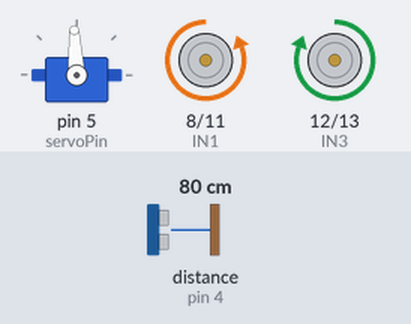
The sketch below on a simulated Arduino Uno, built with avr-gcc and run on an emulated ATmega328P. Shown: servo, motor-driver pin pairs drawn as motors (green arrow = first pin HIGH = forward, orange = second pin HIGH = backward, longer = more drive, scaled by the enable pin). Wiring (inferred from the names in the program): ultrasonic range finder: trigger pin 4; echo pin 4. The test bench sets the inputs (shaded band); at power-on: distance to the obstacle (sensor on pin 4) 80 cm. The echo pulse lasts 58.3 µs per cm; what the sketch prints to the serial monitor is not drawn.

Above: at 1.2 s.
1.3 s: distance to the obstacle (sensor on pin 4) set to 34 cm
2.8 s: distance to the obstacle (sensor on pin 4) set to 27 cm
At 3.5 s:
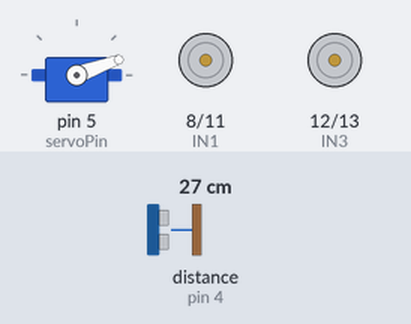
At 4.4 s:
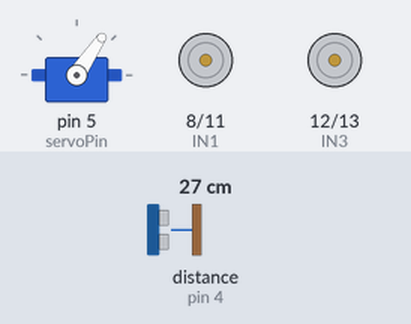
5.8 s: distance to the obstacle (sensor on pin 4) set to 35 cm
At 6.1 s:
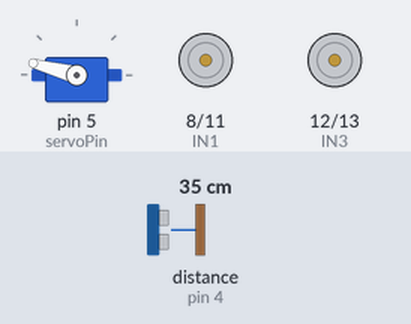
Timing chart, 0 to 8.8 s (numbered marks = the images above; inputs shaded):
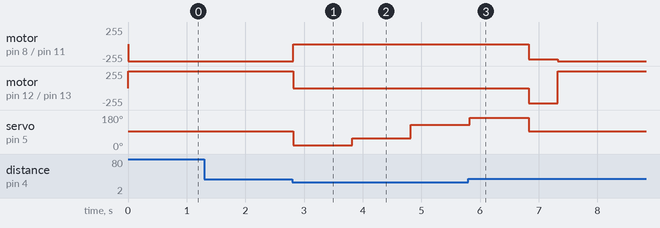

Measured:
- the behaviour switches between 31 and 30 cm on distance to the obstacle (sensor on pin 4) (found by bisection; images 0 and 1)
- after the input at 1.3 s, every drawn part: stays the same
- after the input at 2.8 s, motor on pin 8 (IN1) / pin 11 (IN2): backward 255/255 → stopped at once; motor on pin 12 (IN3) / pin 13 (IN4): forward 255/255 → stopped at once; servo on pin 5 (servoPin): 93° → 20° at once, → 56° 1.0 s later, → 129° 1.0 s later
- after the input at 5.8 s, servo on pin 5 (servoPin): goes on until 6.8 s, then stays 93°

The sketch:

robot1.ino
```cpp
#include <ServoTimer2.h>
/*
 * This program is for a two motor drive robot with a ultrasoinc attached to a servo using an arduino microcontroller.
 * The code will allow the robot to navigate a space without ruing into objects.
 */


  ServoTimer2 myservo;  // create servo object to control a servo


  int pos = 0;    // variable to store the servo position

  const int TURN_SPEED = 225;
  const int DRIVE_SPEED = 255;
  const int RIGHT_45_DELY = 460;
  const int LEFT_45_DELY = 500;
  const int RIGHT_90_DELY = 750;
  const int LEFT_90_DELY = 900;
  const int RIGHT_180_DELY = 0;
  const int LEFT_180_DELY = 1600;
  const long stopDistance = 12; //The distance the robot will stop at.
  int servoPin = 5;
  int pingPin = 4;
  const int IN1 = 8;
  const int EA = 9;
  const int EB = 10;
  const int IN2 = 11;
  const int IN3 = 12;
  const int IN4 = 13;
  int pings[5];


void setup() {

  pinMode(IN1, OUTPUT);
  pinMode(IN2, OUTPUT);
  pinMode(IN3, OUTPUT);
  pinMode(IN4, OUTPUT);
  pinMode(EA, OUTPUT);
  pinMode(EB, OUTPUT);

  pinMode(servoPin, OUTPUT);
  myservo.attach(servoPin);
  myservo.write(1500);
  Serial.begin(9600);
}

void loop() {

  myservo.write(1500); //sets the servo to the forward postion.
  pings[0] = getPing();

  //if the ultrasonic detects an object in front on the robot.
  if(pings[0] <= stopDistance && pings[0] >= 0){
   Serial.print("ultrasainics: ");
   Serial.print(pings[0]);
   Serial.print(", ");
   leftMotor(0,true);
   rightMotor(0, true);
   myservo.write(750); // read in right 90
   delay(1000);
   pings[1] = getPing();
   Serial.print(pings[1]);
   Serial.print(", ");
   myservo.write(1125); //read in right 45
   delay(1000);
   pings[2] = getPing();
   Serial.print(pings[2]);
   Serial.print(", ");
   myservo.write(1875); //read in left 45
   delay(1000);
   pings[3] = getPing();
   Serial.print(pings[3]);
   Serial.print(", ");
   myservo.write(2250); //read in left 90
   delay(1000);
   pings[4] = getPing();
   Serial.print(pings[4]);
   Serial.println();
   myservo.write(1500);

   int temp = 0;
   int index = -1;
   for(int i = 0; i < 5; i++)
   {
    if(pings[i] > temp){ //finds the max
      temp = pings[i];
      index = i;
      }
    }
    Serial.print("Index: ");
    Serial.print(index);
    Serial.println();
    if(pings[index] <= stopDistance && pings[index] > 0){ //makes sure that it can turn around if not it backs up
      backUp();
      turnAround();
    }
    else{

      if(index == 0){ // if the intal read is greater than the ones from looking around
        turnAround();
      }
      else if(index == 1){ //turn right 90
        turnRight(false);
      }
      else if(index == 2){// turn right 45
        turnRight(true);
      }
      else if(index == 3){// turn left 45
        turnLeft(true);
      }
      else if(index == 4){ //turn left 90
        turnLeft(false);
      }
    }
  }
  driveForword();
  delay(50);

}
//sets the motors to drive forward
void driveForword()
{
  leftMotor(255, true);
  rightMotor(255, true);
}
//sets the motors to drive backwards
void backUp(){
  leftMotor(225, false);
  rightMotor(225, false);
  delay(100);
}
//true for 45 degrees and false for 90 degrees
void turnRight(bool angle)
{
  leftMotor(225, false);
  rightMotor(225, true);
  if(angle){
    delay(RIGHT_45_DELY);
  }
  else{
    delay(RIGHT_90_DELY);
  }
  leftMotor(0, false);
  rightMotor(0, true);
}
// true for 45 degrees and false for 90 degrees
void turnLeft(bool angle)
{
  leftMotor(225, true);
  rightMotor(225, false);
  if(angle){
    delay(LEFT_45_DELY);
  }
  else{
    delay(LEFT_90_DELY);
  }
  leftMotor(0, false);
  rightMotor(0, true);
}
//spins the robot 180
void turnAround()
{
  leftMotor(225, true);
  rightMotor(225, false);
  delay(LEFT_180_DELY);
  leftMotor(0, true);
  rightMotor(0, true);

}
//low level control for the left motor
void leftMotor(byte spd, bool dir)
{
  if(dir)
  {
    digitalWrite(IN2,HIGH);
    digitalWrite(IN1,LOW);
  }
  else
  {
    digitalWrite(IN2,LOW);
    digitalWrite(IN1,HIGH);
  }
  analogWrite(EA,spd);
}
//low level control for the right motor
void rightMotor(byte spd, bool dir)
{
  if(dir)
  {
    digitalWrite(IN4,LOW);
    digitalWrite(IN3,HIGH);
  }
  else
  {
    digitalWrite(IN4,HIGH);
    digitalWrite(IN3,LOW);
  }
  analogWrite(EB,spd);
}
// stops robot
void hardStop()
{
  analogWrite(EB,0);
  analogWrite(EA,0);
  digitalWrite(IN4,LOW);
  digitalWrite(IN3,LOW);
  digitalWrite(IN2,LOW);
  digitalWrite(IN1,LOW);
}
//used to turn a ping from the ultrasonic in to useable distance
int microsecondsToInches(int microseconds) {
  // According to Parallax's datasheet for the PING))), there are 73.746
  // microseconds per inch (i.e. sound travels at 1130 feet per second).
  // This gives the distance travelled by the ping, outbound and return,
  // so we divide by 2 to get the distance of the obstacle.
  // See: http://www.parallax.com/dl/docs/prod/acc/28015-PING-v1.3.pdf
  return microseconds / 74 / 2;
}

//gets a value from the ultra sonic
int getPing()
{
  int duration;
  pinMode(pingPin, OUTPUT);
  digitalWrite(pingPin, LOW);
  delayMicroseconds(2);
  digitalWrite(pingPin, HIGH);
  delayMicroseconds(5);
  digitalWrite(pingPin, LOW);


  pinMode(pingPin, INPUT);
  duration = pulseIn(pingPin, HIGH);

  // convert the time into a distance
  return microsecondsToInches(duration) + 1; //ultrasanic is one inch off of the acual messurement
}
```
